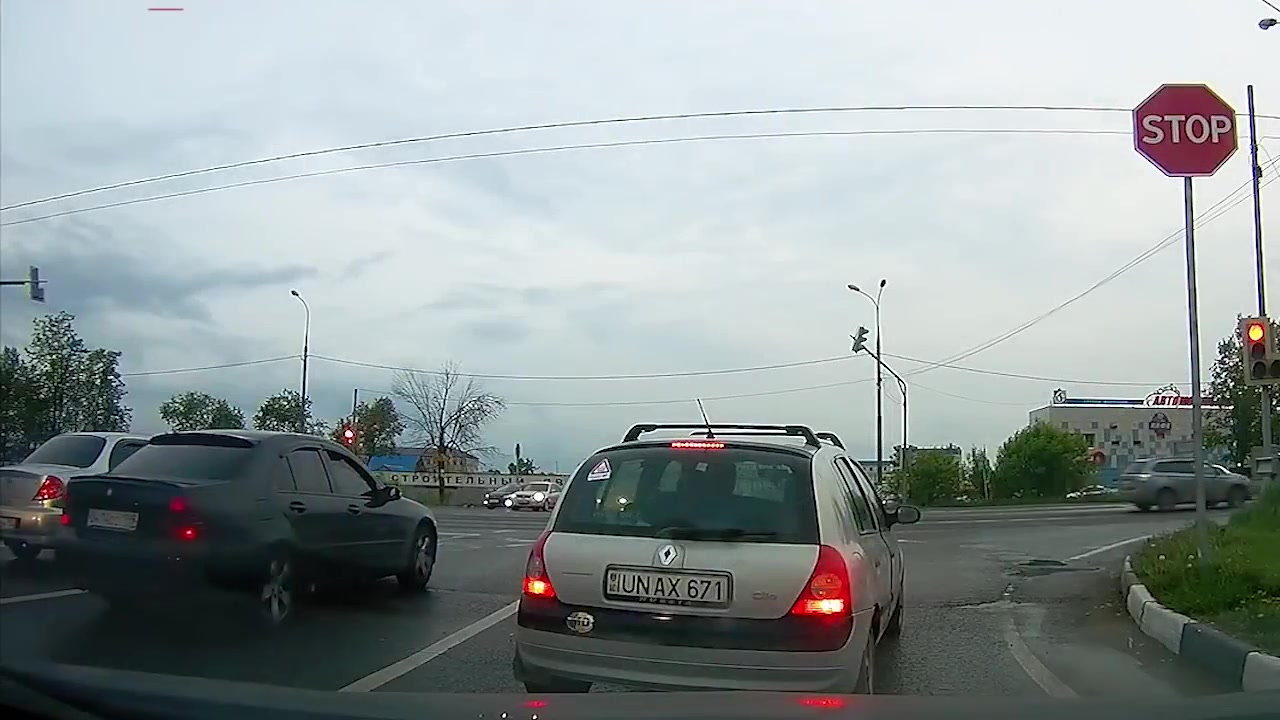
#> input picture AI/번호판마스킹을위한OCR모델및데이터/files/Custom Dataset/images/data (13).jpg, 1280 x 720 px; its folder holds only this picture in this run
$ jupyter execute '1. [이미지 전처리] 코드.ipynb'
#> lines starting #> are read from the running program, lines starting #| are printed output that depends on the picture
## 1. 이미지 resize

### - 이미지를 640 x 640으로 resize

[cell 1]
import cv2
import os
import matplotlib.pyplot as plt

[cell 2]
images_path = "files/Custom Dataset/images"

# 해당 폴더의 모든 이미지를 리스트로 저장
images = os.listdir(images_path)

[cell 3]
# 모든 이미지에 대하여 실행함
for image in images:

    img_path = images_path + '/' + image

    # 해당 경로에 해당하는 이미지를 읽어옴
    img_temp = cv2.imread(img_path)
#> img_temp is the input picture: shape (720, 1280, 3); mean B, G, R 152.9, 152.5, 143.2

    # 이미지를 640 x 640의 사이즈를 갖도록 조정
    resized = cv2.resize(img_temp, (640,640))
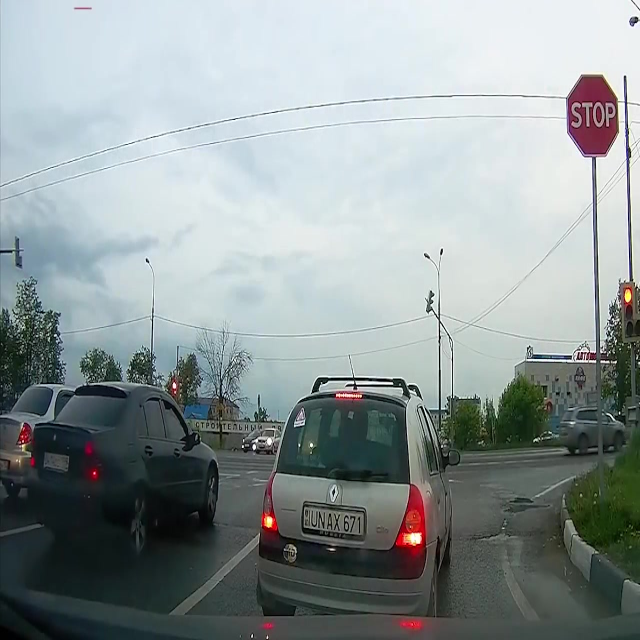
#> resized: shape (640, 640, 3); mean B, G, R 152.9, 152.5, 143.1

    # 사이즈를 조정한 이미지를 다시 저장
    cv2.imwrite(f'files/Custom Dataset/resized/{image}', resized)

[cell 4]
# 샘플로 위에서 저장된 이미지 중 하나를 확인함
sample = cv2.imread("files/Custom Dataset/resized/data (13).jpg")
plt.imshow(sample)
plt.show()
